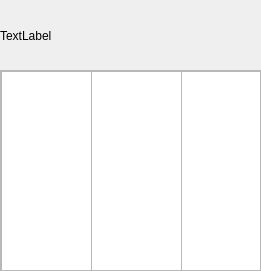
<?xml version="1.0" encoding="UTF-8"?>
<ui version="4.0">
 <class>FenJournee</class>
 <widget class="QDialog" name="FenJournee">
  <property name="geometry">
   <rect>
    <x>0</x>
    <y>0</y>
    <width>261</width>
    <height>271</height>
   </rect>
  </property>
  <property name="windowTitle">
   <string>Evénement de la journée</string>
  </property>
  <widget class="QWidget" name="verticalLayoutWidget">
   <property name="geometry">
    <rect>
     <x>0</x>
     <y>0</y>
     <width>261</width>
     <height>71</height>
    </rect>
   </property>
   <layout class="QVBoxLayout" name="verticalLayout">
    <item>
     <widget class="QLabel" name="lblDate">
      <property name="text">
       <string>TextLabel</string>
      </property>
     </widget>
    </item>
   </layout>
  </widget>
  <widget class="QWidget" name="verticalLayoutWidget_2">
   <property name="geometry">
    <rect>
     <x>0</x>
     <y>70</y>
     <width>261</width>
     <height>201</height>
    </rect>
   </property>
   <layout class="QVBoxLayout" name="verticalLayout_2">
    <item>
     <widget class="QScrollArea" name="scrollArea">
      <property name="widgetResizable">
       <bool>true</bool>
      </property>
      <widget class="QWidget" name="scrollAreaWidgetContents">
       <property name="geometry">
        <rect>
         <x>0</x>
         <y>0</y>
         <width>257</width>
         <height>197</height>
        </rect>
       </property>
       <widget class="QWidget" name="horizontalLayoutWidget">
        <property name="geometry">
         <rect>
          <x>0</x>
          <y>0</y>
          <width>91</width>
          <height>201</height>
         </rect>
        </property>
        <layout class="QHBoxLayout" name="horizontalLayout">
         <item>
          <widget class="QListView" name="lstvDebut"/>
         </item>
        </layout>
       </widget>
       <widget class="QWidget" name="horizontalLayoutWidget_2">
        <property name="geometry">
         <rect>
          <x>90</x>
          <y>0</y>
          <width>91</width>
          <height>201</height>
         </rect>
        </property>
        <layout class="QHBoxLayout" name="horizontalLayout_2">
         <item>
          <widget class="QListView" name="lstvFin"/>
         </item>
        </layout>
       </widget>
       <widget class="QWidget" name="horizontalLayoutWidget_3">
        <property name="geometry">
         <rect>
          <x>180</x>
          <y>0</y>
          <width>91</width>
          <height>201</height>
         </rect>
        </property>
        <layout class="QHBoxLayout" name="horizontalLayout_3">
         <item>
          <widget class="QListView" name="lstvEve"/>
         </item>
        </layout>
       </widget>
      </widget>
     </widget>
    </item>
   </layout>
  </widget>
 </widget>
 <resources/>
 <connections/>
</ui>
